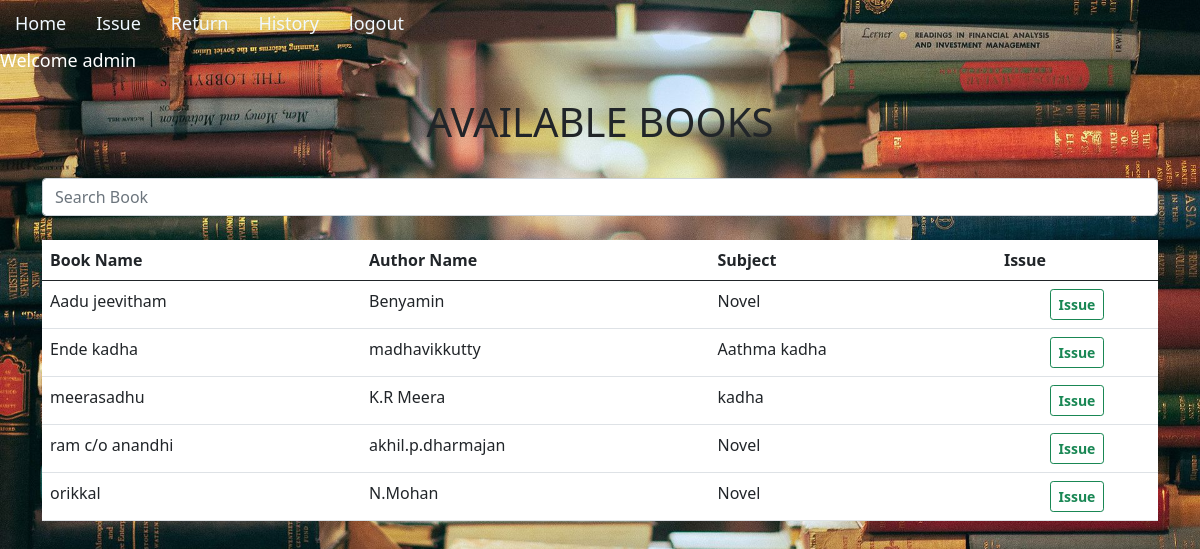
/issue/ (signed in), run on an earlier commit of the app's database.
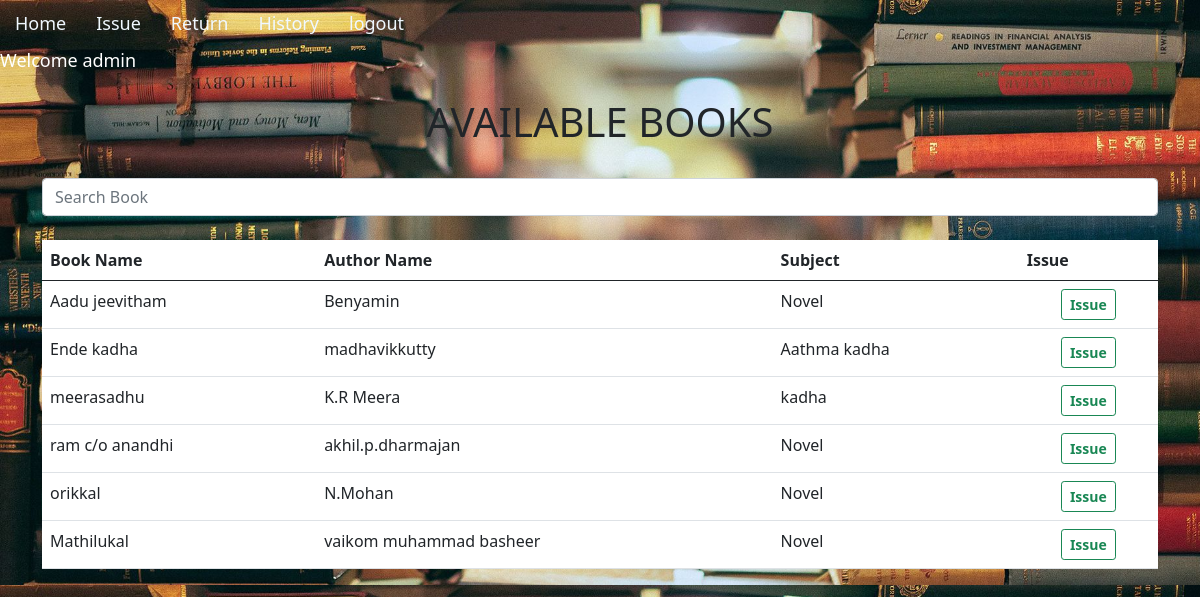
And on a later commit of the database.
### app/models.py (models this page shows, shortened)
class Book(models.Model):
    book_name=models.CharField(max_length=150)
    author_name=models.CharField(max_length=200)
    quantity=models.IntegerField(default=1)
    subject=models.CharField(max_length=2000)
    book_add_time=models.TimeField(default=timezone.now())
    book_add_date=models.DateField(default=date.today())
    class Meta:
        unique_together = ('book_name','author_name')

### app/views.py (the view, shortened to what this page needs)
# urls.py: path('issue/',views.issue,name='issue'),
@login_required(login_url='loginn')
def issue(request):
    my_items = IssuedItem.objects.filter(user_id=request.user,return_date__isnull=True).values_list('book_id')
    books = Book.objects.exclude(id__in=my_items).filter(quantity__gt=0)
    return render(request,'issued_item.html',{'books':books})

### app/templates/issued_item.html (shortened to what this page needs)
{% extends 'base.html' %}
{% load static %}
{% block content %}
<br>
<div style="text-align: center;">
    <h1>AVAILABLE BOOKS</h1> <br>
    <div class="input-group container">
        <input
        id="search"
        type="search"
        class="form-control rounded"
        placeholder="Search Book"
        aria-label="Search"
        aria-describedby="search-addon"
      />
    </div>
</div>
<br>
<div class="container" >
    <table class="table" style="background-color: white;">
      <thead class="thead-dark">
        <tr>
          <th class="" scope="col">Book Name</th>
          <th class="" scope="col">Author Name</th>
          <th class="" scope="col">Subject</th>
          <th class="" scope="col">Issue</th>
        </tr>
      </thead>
      <tbody id="table_data">
        {% for book in books %}
        <tr>
          <td>{{book.book_name}}</td>
          <td>{{book.author_name}}</td>
          <td>{{book.subject}}</td>
          <td>
            <div style="text-align: center;">
              <form action="issue" method="post">
                <button type="submit" class="btn btn-outline-success btn-sm">
                  <b>Issue</b>
                </button>
              </form>
            </div>
          </td>
        </tr>
        {% endfor %}
      </tbody>
    </table>
  </div>
{% endblock %}

What changed in the data, as far as the page shows it:
added Book: book_name "Mathilukal", author_name "vaikom muhammad basheer", subject "Novel"
